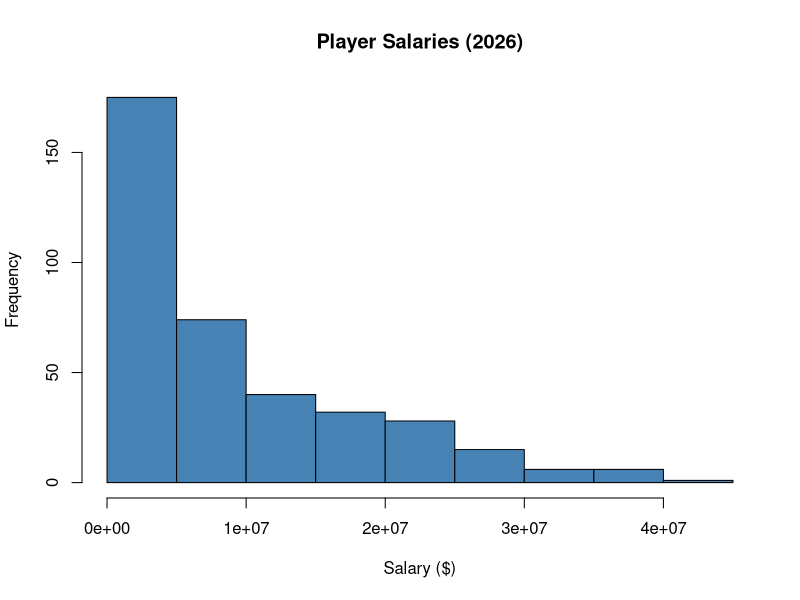
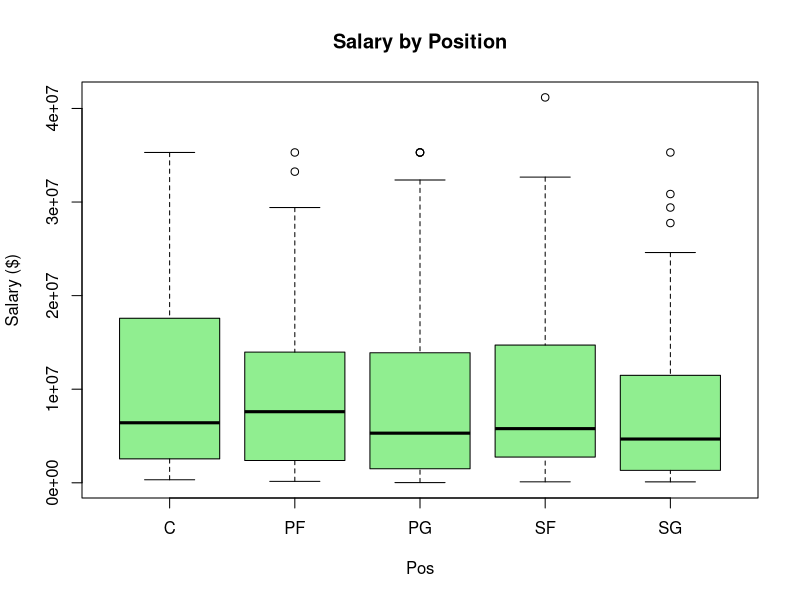

The R script that drew these images, in order:
# ============================================================
# Mock NBA Draft — Getting to Know Your Data
# Sports Analytics Camp | Basketball Day
# ============================================================
# Leader notes: ~15 min, run BEFORE the draft begins.
# Goal: get comfortable navigating the dataset so the draft
# itself moves quickly. All base R, no packages needed.
#
# Reminder: Team salary cap for the draft = $110,000,000
#           10 roster spots, 2 per position
# ============================================================


# ---- 1. Load the data --------------------------------------

# NOTE: if the first column name looks weird (like "ï..ID"),
# re-read using fileEncoding = "UTF-8-BOM"
data <- read.csv("draft_data.csv", fileEncoding = "UTF-8-BOM")


# ---- 2. First look at the data ------------------------------

str(data)     # column names and types
head(data)    # first 6 rows
nrow(data)    # total number of players in the pool


# ---- 3. Positions --------------------------------------------

table(data$Pos)   # how many players at each position?

# YOUR TURN: Which position has the FEWEST players available?



# ---- 4. Salary basics ------------------------------------------

summary(data$SALARY)

hist(data$SALARY,
     main = "Player Salaries (2026)",
     xlab = "Salary ($)",
     col  = "steelblue")

# YOUR TURN: What is the salary of the single most expensive
# player in the whole pool? (hint: try the max() function)



# ---- 5. Sorting players -----------------------------------------

# Top 10 highest-paid players in the pool
top10 <- data[order(-data$SALARY), ]
head(top10, 10)

# YOUR TURN: Copy the code above and modify it to find the
# 10 CHEAPEST players instead (hint: remove the minus sign)



# ---- 6. Filtering players --------------------------------------

# Example: just the centers
centers <- data[data$Pos == "C", ]
nrow(centers)

# Example: players who cost $15,000,000 or less
affordable <- data[data$SALARY <= 15000000, ]
nrow(affordable)

# YOUR TURN: Filter for point guards (Pos == "PG") who make
# LESS than $5,000,000. How many are there?



# ---- 7. Salary by position ---------------------------------------

aggregate(SALARY ~ Pos, data = data, FUN = mean)

boxplot(SALARY ~ Pos, data = data,
        main = "Salary by Position",
        ylab = "Salary ($)",
        col  = "lightgreen")

# YOUR TURN: Which position has the highest AVERAGE salary?
# Looking at the boxplot, which position has the widest spread
# (biggest gap between cheap and expensive options)?



# ---- 8. Thinking like a GM ---------------------------------------

# Your team has a $110,000,000 cap and 10 roster spots.
# Suppose you spend big on 2 "star" players first.

star_cost   <- 28000000              # example star salary
spent       <- star_cost * 2
remaining   <- 110000000 - spent
spots_left  <- 8

remaining          # how much money is left?
remaining / spots_left   # average you'd have per remaining player

# YOUR TURN: Pick TWO real players from the dataset you'd want
# as your "stars." Add up their actual salaries, subtract from
# $110,000,000, and figure out your average budget per player
# for the remaining 8 spots.
